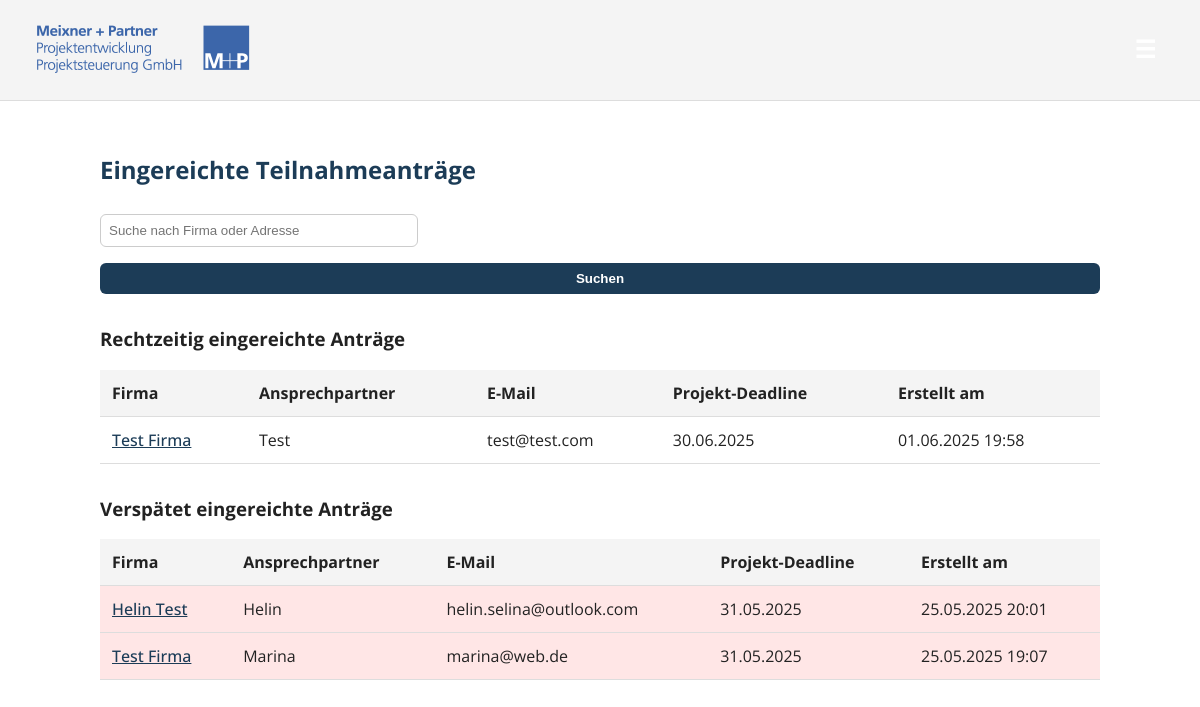
The app's page /antraege/ (signed in), older data.
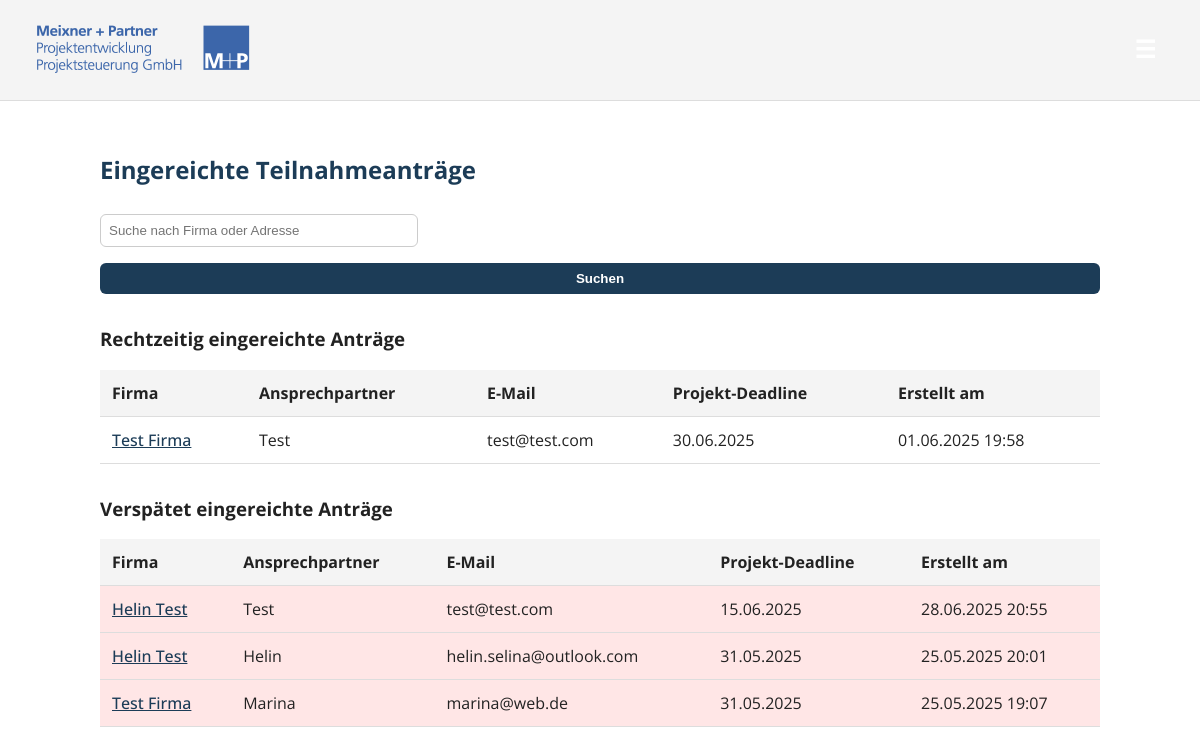
The same page, newer data.
### portal/models.py (models this page shows, shortened)
class Teilnahmeantrag(models.Model):
    user = models.ForeignKey(
        settings.AUTH_USER_MODEL,
        on_delete=models.CASCADE,
        help_text="Der Bieter, der diesen Antrag eingereicht hat"
    )
    projekt = models.ForeignKey(Projekt, on_delete=models.PROTECT, related_name='antraege')
    firmenname = models.CharField(max_length=200)
    adresse = models.CharField(max_length=200)
    ansprechpartner = models.CharField(max_length=100)
    email = models.EmailField()
    wirtschaftliche_verknuepfungen = models.TextField(blank=True)
    insolvenz = models.BooleanField(default=False)
    straftat = models.BooleanField(default=False)
    fehlende_abgaben = models.BooleanField(default=False)
    user = models.ForeignKey(settings.AUTH_USER_MODEL, on_delete=models.CASCADE)
    projekt = models.ForeignKey(
        'Projekt',
        on_delete=models.PROTECT,
        help_text="Für welches Projekt reichen Sie diesen Antrag ein?"
    )
    umsatz_2023 = models.DecimalField(max_digits=12, decimal_places=2)
    umsatz_2022 = models.DecimalField(max_digits=12, decimal_places=2)
    umsatz_2021 = models.DecimalField(max_digits=12, decimal_places=2)
    is_brutto = models.BooleanField(
        default=True,
        help_text="Ankreuzen, wenn der Umsatz Brutto (inkl. Steuer) angegeben ist."
    )
    steuer_satz = models.DecimalField(
        max_digits=5,
        decimal_places=2,
        default=Decimal('19.00'),
        help_text="Steuersatz in Prozent (z. B. 19.00 für 19%)."
    )
    score_anforderung1 = models.IntegerField(
        null=True, blank=True,
        help_text="Punkte (0–10) für Kriterium 1"
    )
    score_anforderung2 = models.IntegerField(
        null=True, blank=True,
        help_text="Punkte (0–10) für Kriterium 2"
    )
    gesamt_score = models.IntegerField(
        null=True, blank=True,
        help_text="Summenpunktzahl (auto-berechnet)"
    )
    berufshaftpflicht_vorhanden = models.BooleanField(default=False)
    berufshaftpflicht_nachweis = models.FileField(
        upload_to='nachweise/',
        blank=True, null=True
    )
    projektleitung = models.CharField(
        max_length=100,
        help_text="Name der Projektleitung"
    )
    team_groesse = models.IntegerField(
        verbose_name="Team-Größe",
        help_text="Anzahl Mitarbeitende im Projektteam"
    )
    zustandigkeit_bauleitung = models.CharField(
        max_length=100,
        blank=True,
        help_text="Verantwortlich für Bauleitung"
    )
    referenz_1 = models.TextField(help_text="Beschreibung eines Referenzprojekts")
    referenz_2 = models.TextField(
        blank=True,
        help_text="Optionales weiteres Referenzprojekt"
    )
    referenz_upload = models.FileField(
        upload_to='referenzen/',
        blank=True, null=True,
        help_text="Nur PDF zulässig"
    )
    from django.db.models import JSONField
    antworten = JSONField(blank=True, default=dict, help_text="...")
    bewertungen_data = JSONField(
        blank=True, default=dict,
        help_text="Speichert die Punkte/Kommentare aus Bewertungen"
    )
    erstellt_am = models.DateTimeField(auto_now_add=True)
    class Meta:
        verbose_name = "Teilnahmeantrag"
        verbose_name_plural = "Teilnahmeanträge"

class Projekt(models.Model):
    name = models.CharField(max_length=200, help_text="Projektname")
    beschreibung = models.TextField(blank=True)
    deadline = models.DateField(help_text="Einsendeschluss für Anträge")
    class Meta:
        verbose_name = "Projekt"
        verbose_name_plural = "Projekte"

### portal/views.py (the view)
# urls.py: path('antraege/', views.antrag_liste, name='antrag_liste'),
@login_required
def antrag_liste(request):
    q = request.GET.get('q', '').strip()
    base_qs = Teilnahmeantrag.objects.select_related('projekt').order_by('-erstellt_am')
    if q:
        base_qs = base_qs.filter(
            Q(firmenname__icontains=q) |
            Q(adresse__icontains=q)
        )
    today = timezone.now().date()
    on_time = base_qs.filter(projekt__deadline__gte=today)
    late = base_qs.filter(projekt__deadline__lt=today)
    return render(request, 'portal/antrag_liste.html', {
        'on_time': on_time,
        'late': late,
        'search_query': q,
    })

### portal/templates/portal/antrag_liste.html (shortened to what this page needs)
{% extends 'portal/base.html' %}
{% block content %}
<h2>Eingereichte Teilnahmeanträge</h2>
<form method="GET" action="{% url 'antrag_liste' %}" style="margin-bottom:1.5rem;">
    <input
        type="text"
        name="q"
        placeholder="Suche nach Firma oder Adresse"
        value="{{ search_query|default:'' }}"
        style="padding:0.5rem; width:300px;"
    />
    <button type="submit" style="padding:0.5rem 1rem;">Suchen</button>
</form>
<h3>Rechtzeitig eingereichte Anträge</h3>
<table>
    <thead>
        <tr>
            <th>Firma</th>
            <th>Ansprechpartner</th>
            <th>E-Mail</th>
            <th>Projekt-Deadline</th>
            <th>Erstellt am</th>
        </tr>
    </thead>
    <tbody>
        {% for antrag in on_time %}
            <tr>
                <td>
                    <a href="{% url 'antrag_detail' antrag.pk %}">
                        {{ antrag.firmenname }}
                    </a>
                </td>
                <td>{{ antrag.ansprechpartner }}</td>
                <td>{{ antrag.email }}</td>
                <td>{{ antrag.projekt.deadline|date:"d.m.Y" }}</td>
                <td>{{ antrag.erstellt_am|date:"d.m.Y H:i" }}</td>
            </tr>
        {% empty %}
            <tr>
                <td colspan="5" style="text-align:center;">
                    Keine rechtzeitig eingereichten Anträge.
                </td>
            </tr>
        {% endfor %}
    </tbody>
</table>
<h3 style="margin-top:2rem;">Verspätet eingereichte Anträge</h3>
<table>
    <thead>
        <tr>
            <th>Firma</th>
            <th>Ansprechpartner</th>
            <th>E-Mail</th>
            <th>Projekt-Deadline</th>
            <th>Erstellt am</th>
        </tr>
    </thead>
    <tbody>
        {% for antrag in late %}
            <tr style="background-color:#ffe6e6;">
                <td>
                    <a href="{% url 'antrag_detail' antrag.pk %}">
                        {{ antrag.firmenname }}
                    </a>
                </td>
                <td>{{ antrag.ansprechpartner }}</td>
                <td>{{ antrag.email }}</td>
                <td>{{ antrag.projekt.deadline|date:"d.m.Y" }}</td>
                <td>{{ antrag.erstellt_am|date:"d.m.Y H:i" }}</td>
            </tr>
        {% empty %}
            <tr>
                <td colspan="5" style="text-align:center;">
                    Keine verspäteten Anträge.
                </td>
            </tr>
        {% endfor %}
    </tbody>
</table>
{% endblock %}

Row changes from the older to the newer data that the page shows:
added Teilnahmeantrag: firmenname "Helin Test", ansprechpartner "Test", email "test@test.com", projekt.deadline "15.06.2025", erstellt_am "28.06.2025 20:55", shown under "Verspätet eingereichte Anträge"
